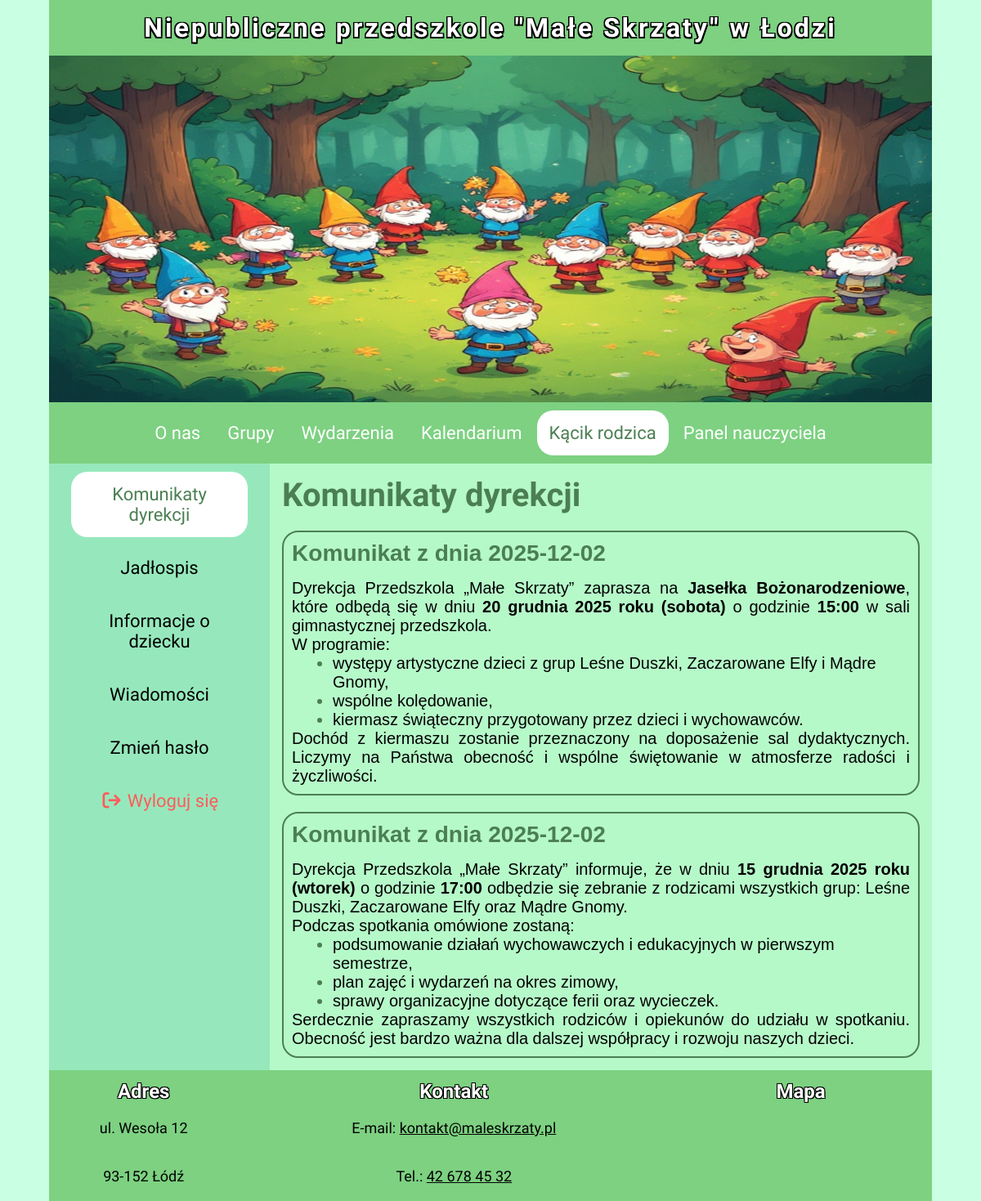
/rodzic.php (signed in), run on the app's committed database.
### tables this page shows
CREATE TABLE `komunikaty` (
  `id_komunikatu` int(11) NOT NULL,
  `data_komunikatu` date DEFAULT NULL,
  `tresc_komunikatu` text NOT NULL
);

### rodzic.php (the view, shortened to what this page needs)
<?php
    require_once 'db/connect.php';
    $conn = new mysqli($host, $user, $pass, $db);
    $logged = false;
    if(isset($_SESSION['parent'])) $logged = true;
?>
<!DOCTYPE html>
<html lang="pl">
<head>
    <link rel="stylesheet" href="css/style.css">
    <link rel="stylesheet" href="https://cdnjs.cloudflare.com/ajax/libs/font-awesome/7.0.1/css/all.min.css" />
</head>
<body>
    <div class="page">
        <header>
            <h1>Niepubliczne przedszkole "Małe Skrzaty" w Łodzi</h1>
        </header>
        <div class="banner">
            <img src="img/baner1.png" alt="baner">
        </div>
        <nav>
            <div class="nav__links">
                <div class="nav__link"><a href="index.html">O nas</a></div>
                <div class="nav__link"><a href="grupy.php">Grupy</a></div>
                <div class="nav__link"><a href="wydarzenia.php">Wydarzenia</a></div>
                <div class="nav__link"><a href="kalendarium.html">Kalendarium</a></div>
                <div class="nav__link current"><a href="rodzic.php">Kącik rodzica</a></div>
                <div class="nav__link"><a href="admin/index.php">Panel nauczyciela</a></div>
            </div>
        </nav>
        <main>
            <aside>
                <div class="aside__link current"><a href="rodzic.php">Komunikaty dyrekcji</a></div>
                <div class="aside__link"><a href="jadlospis.php">Jadłospis</a></div>
                <?php
                if(!$logged){
                ?>
                <div class="aside__link"><a href="rodzic-login.php">Zaloguj się</a></div>
                <?php } else { ?>
                <div class="aside__link"><a href="dziecko.php">Informacje o dziecku</a></div>
                <div class="aside__link"><a href="wiadomosci.php">Wiadomości</a></div>
                <div class="aside__link"><a href="zmien-haslo.php">Zmień hasło</a></div>
                <div class="aside__link logout"><a href="rodzic-logout.php"><i class="fa-solid fa-arrow-right-from-bracket"></i> Wyloguj się</a></div>
                <?php } ?>
            </aside>
            <article>
                <h2>Komunikaty dyrekcji</h2>
                <?php
                    $query = "SELECT * FROM komunikaty ORDER BY data_komunikatu, id_komunikatu DESC";
                    $result = $conn->query($query);
                    while($row = $result->fetch_assoc()){
                        echo '<div class="announcement">';
                            echo '<h3>Komunikat z dnia ' . $row['data_komunikatu'] . '</h3>';
                            echo '<p>' . $row['tresc_komunikatu'] . '</p>';
                        echo '</div>';
                    }
                ?>
            </article>
        </main>
        <footer>
            <table>
                <tr><th>Adres</th><th>Kontakt</th><th>Mapa</th></tr>
                <tr>
                    <td>ul. Wesoła 12</td>
                    <td>E-mail: <a href="mailto:kontakt@maleskrzaty.pl">kontakt@maleskrzaty.pl</a></td>
                    <td rowspan="2">
                        <iframe src="https://www.google.com/maps/embed?pb=!1m18!1m12!1m3!1d733.6564960265912!2d19.482710198832795!3d51.79308105045472!2m3!1f0!2f0!3f0!3m2!1i1024!2i768!4f13.1!3m3!1m2!1s0x471bcb1cb30d33df%3A0x3bddd46b3ba43f17!2sPrzedszkole%20nr%209%20Miejskie!5e0!3m2!1spl!2spl!4v1762619710896!5m2!1spl!2spl" width="150" height="112" style="border:0;" allowfullscreen="" loading="lazy"></iframe>
                    </td>
                </tr>
                <tr>
                    <td>93-152 Łódź</td>
                    <td>Tel.: <a href="tel:426784532">42 678 45 32</a></td>
                </tr>
            </table>
        </footer>
    </div>
</body>
</html>

### css/style.css (style rules this page uses)
* { margin: 0; padding: 0; box-sizing: border-box; }
*:has(a), input[type='submit'], button { transition: all 200ms; }
:root { --bg-primary: #7DD181; --bg-secondary: #96E8BC; --bg-tertiary: #B6F9C9; --text: #4B7F52; }
body { width: 100vw; font-family: "Aclonica", sans-serif; background-color: #C9FFE2; font-size: 24px; display: flex; justify-content: center; overflow-x: hidden; }
.page { width: max(70vw, 1080px); }
img { display: block; width: 100%; }
nav { padding: 10px; background-color: var(--bg-primary); color: #fff; display: flex; flex-direction: column; align-items: center; }
.nav__links { display: flex; flex-direction: row; justify-content: space-evenly; gap: 3px; }
nav a { width: 100%; height: 100%; color: #fff; text-decoration: none; }
.nav__link, .aside__link, .data_show_hide { font-size: 22px; padding: 15px; border-radius: 20px; }
.nav__link:hover, .current, .aside__link:hover, .data_show_hide:hover { background-color: #fff; color: var(--text); }
.nav__link:hover > a, .current > a, .aside__link:hover > a, .data_show_hide:hover>a { color: var(--text); }
main { display: grid; grid-template-columns: 1fr 3fr; }
aside a { color: #000; text-decoration: none; }
.announcement, .event { margin-top: 20px; padding: 10px; border: 2px solid var(--text); border-radius: 20px; }
.announcement h3, .event h4 { color: var(--text); margin-bottom: 15px; }
.announcement p, .event p { margin: 0; }
.logout a, .remove a { color: #FF5C5C; }

### data on the page
komunikaty: data_komunikatu "2025-12-02", tresc_komunikatu "Dyrekcja Przedszkola „Małe Skrzaty” zaprasza na Jasełka Bożonarodzeniowe , które odbędą się w dniu 20 grudnia 2025 roku (sobota) o godzinie 15:00 w sali gimnastycznej przedszkola. W programie: występy artystyczne dzieci z grup Leśne Duszki, Zaczarowane Elfy i Mądre Gnomy, wspólne kolędowanie, kiermasz świąteczny przygotowany przez dzieci i wychowawców. Dochód z kiermaszu zostanie przeznaczony na doposażenie sal dydaktycznych. Liczymy na Państwa obecność i wspólne świętowanie w atmosferze radości i życzliwości."
komunikaty: data_komunikatu "2025-12-02", tresc_komunikatu "Dyrekcja Przedszkola „Małe Skrzaty” informuje, że w dniu 15 grudnia 2025 roku (wtorek) o godzinie 17:00 odbędzie się zebranie z rodzicami wszystkich grup: Leśne Duszki, Zaczarowane Elfy oraz Mądre Gnomy. Podczas spotkania omówione zostaną: podsumowanie działań wychowawczych i edukacyjnych w pierwszym semestrze, plan zajęć i wydarzeń na okres zimowy, sprawy organizacyjne dotyczące ferii oraz wycieczek. Serdecznie zapraszamy wszystkich rodziców i opiekunów do udziału w spotkaniu. Obecność jest bardzo ważna dla dalszej współpracy i rozwoju naszych dzieci."
